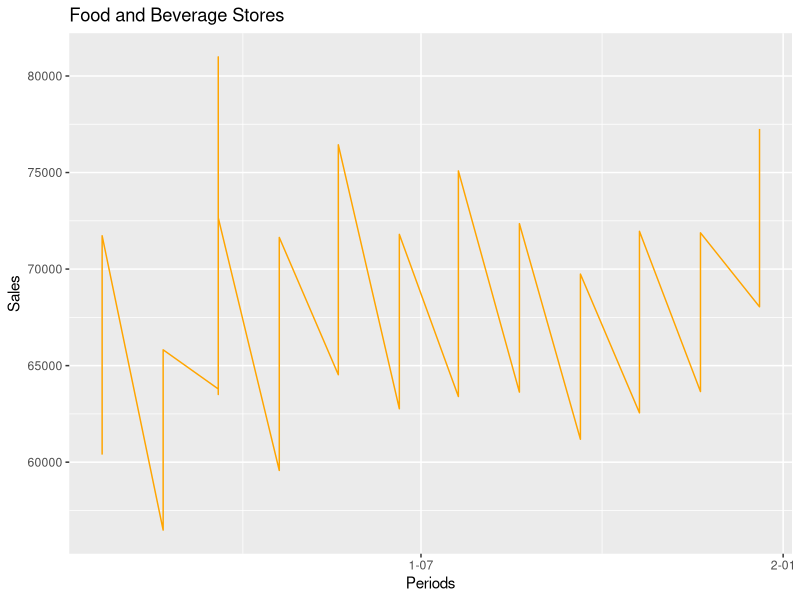
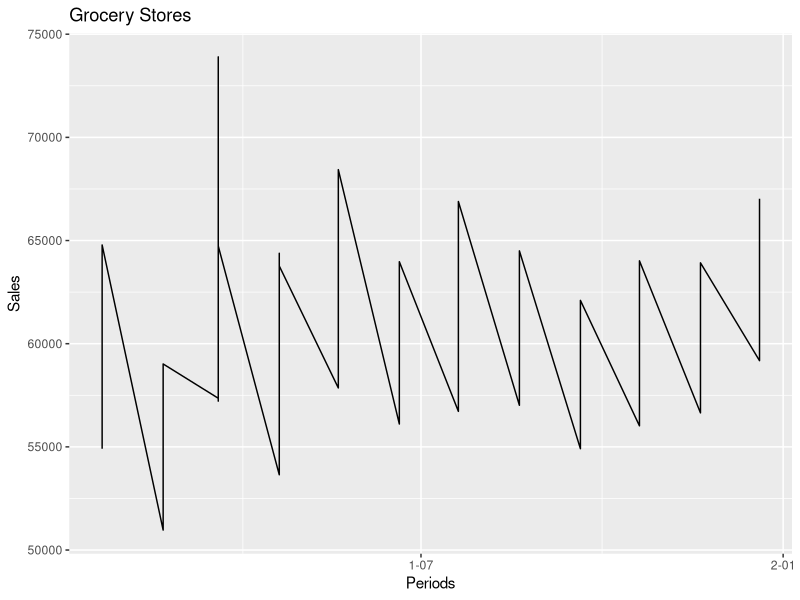
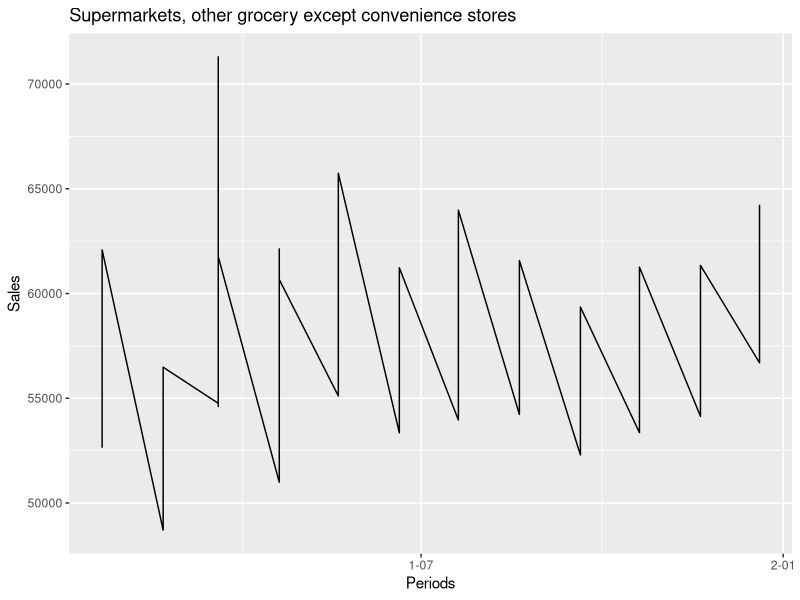
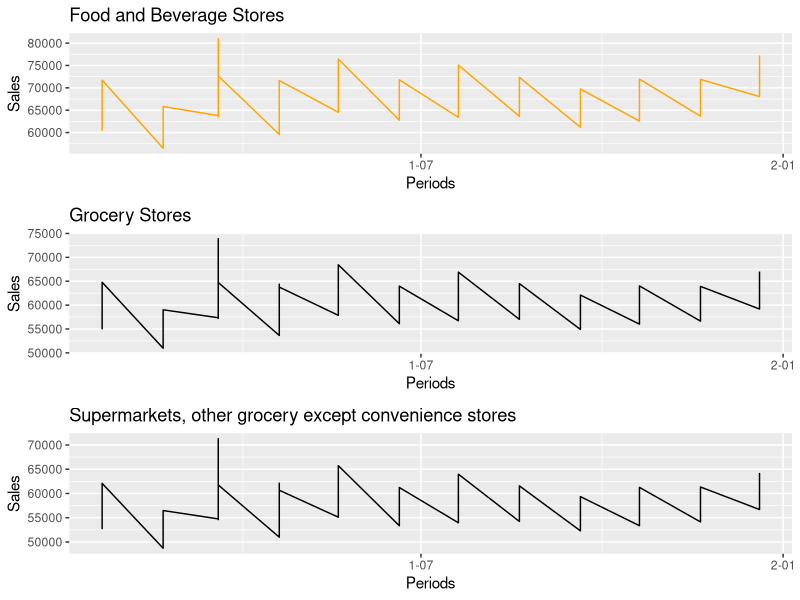
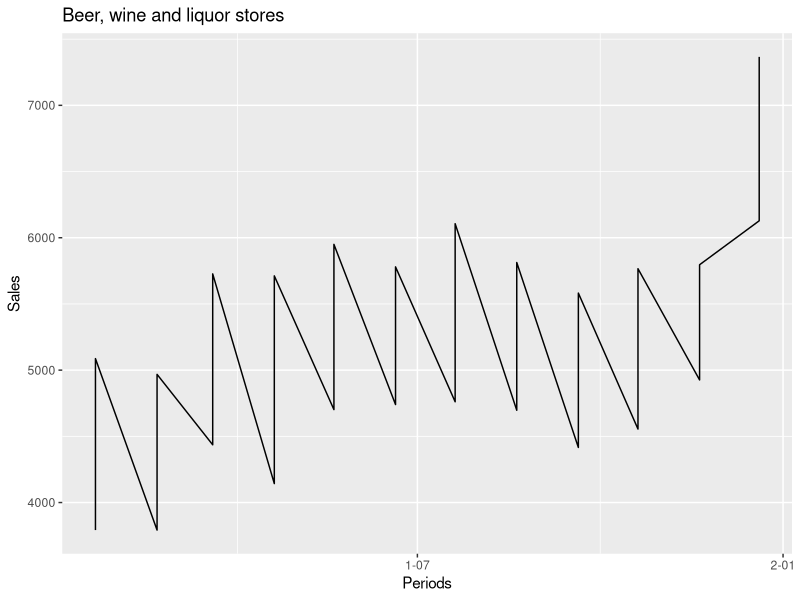
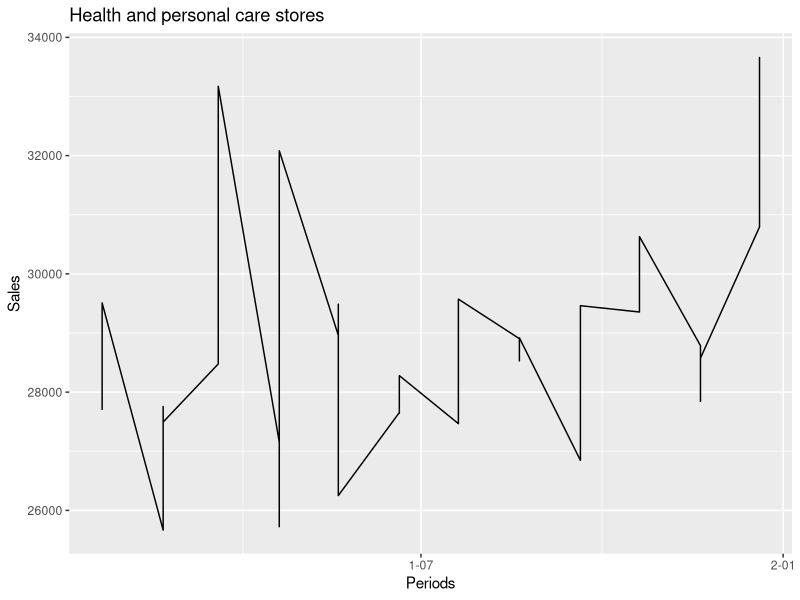
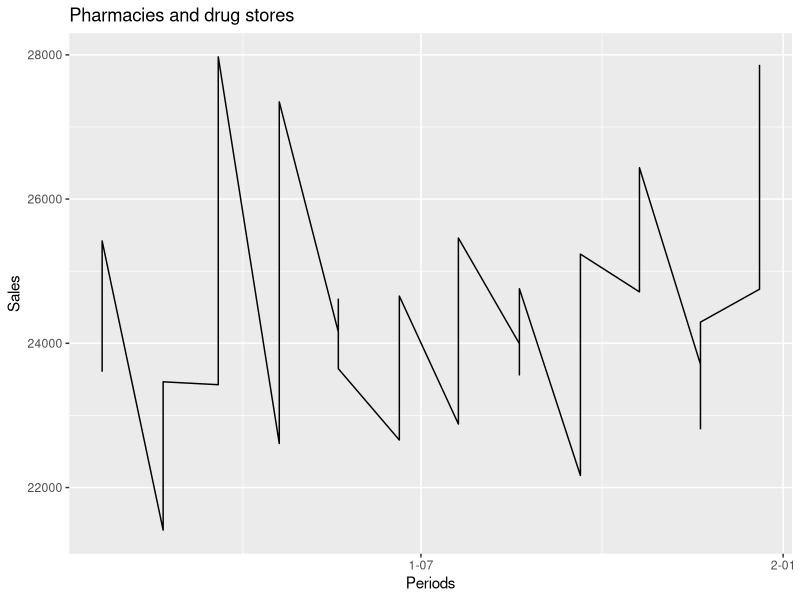
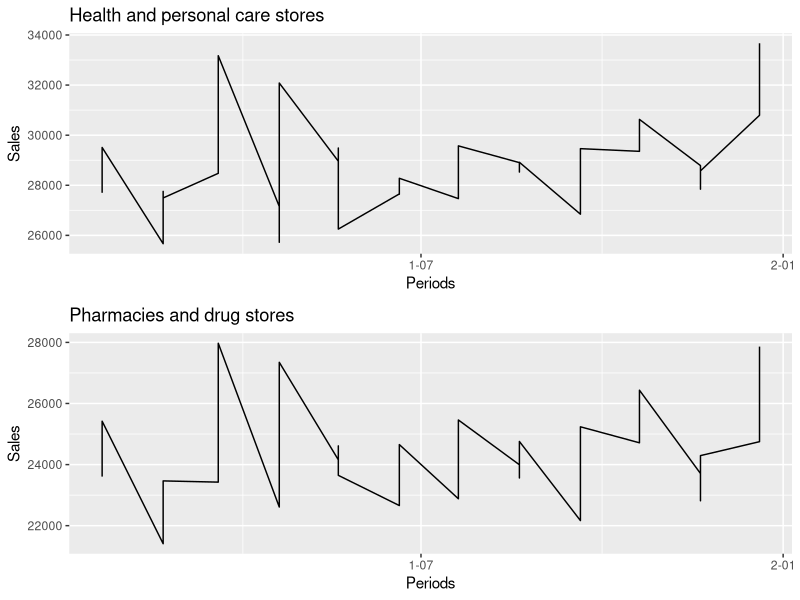

Reproduce these figures in R, in order. (Note: this script raises an error after producing the figures.)
##transposed the original dataset to arrange months as rows and different retail stores as columns
##Combined the data of 4 years from 2018-2020 present in different sheets to a single worksheet and converted it to .csv

setwd("C:\\Users\\my lenovo\\Desktop\\MSc Operations and Supply Chain Management\\Modules\\Dissertation\\datasets\\US Sales and Inventory Datasets")

df_sales <- read.csv("US_Sales_Final_Dataset.csv")
df_sales

library(ggplot2)
library(gridExtra)
library(scales)

##checking for any missing values
sum(is.na(df_sales))

##checking the structure of dataset
str(df_sales)

##since all data in the data-frame are characters, we convert all to integer in excel
library(dplyr)


##change date column from character to date format
library(lubridate)

df_sales$Months <- as.Date(df_sales$Months, "%Y-%m-%d")
df_sales$Months

##plotting the different columns against Months column using ggplot
p_food_beverage <- ggplot(df_sales, aes(x = Months, y = Food_and_beverage_stores)) +
  ylab("Sales") +
  xlab("Periods") +
  geom_line(color="Orange") + ggtitle("Food and Beverage Stores") +scale_x_date(labels = date_format("%Y-%m"), breaks = date_breaks("6 month"))
p_food_beverage

p_Grocery <- ggplot(df_sales, aes(x = Months, y = Grocery_stores)) +
  ylab("Sales") +
  xlab("Periods") +
  geom_line() + ggtitle("Grocery Stores") +scale_x_date(labels = date_format("%Y-%m"), breaks = date_breaks("6 month"))
p_Grocery

p_Supermarkets <- ggplot(df_sales, aes(x = Months, y = Supermarkets_and_other_grocery_except_convenience_stores)) +
  ylab("Sales") +
  xlab("Periods") +
  geom_line() +ggtitle("Supermarkets, other grocery except convenience stores")+scale_x_date(labels = date_format("%Y-%m"), breaks = date_breaks("6 month"))
p_Supermarkets

grid.arrange(p_food_beverage,p_Grocery,p_Supermarkets, nrow=3, ncol=1)

p_liquor <- ggplot(df_sales, aes(x = Months, y = Beer_wine_and_liquor_stores)) +
  ylab("Sales") +
  xlab("Periods") +
  geom_line() +ggtitle("Beer, wine and liquor stores")+scale_x_date(labels = date_format("%Y-%m"), breaks = date_breaks("6 month"))
p_liquor

p_personalCare <- ggplot(df_sales, aes(x = Months, y = Health_and_personal_care_stores)) +
  ylab("Sales") +
  xlab("Periods") +
  geom_line() +ggtitle("Health and personal care stores")+scale_x_date(labels = date_format("%Y-%m"), breaks = date_breaks("6 month"))
p_personalCare

p_pharmacy <- ggplot(df_sales, aes(x = Months, y = Pharmacies_and_drug_stores)) +
  ylab("Sales") +
  xlab("Periods") +
  geom_line() +ggtitle("Pharmacies and drug stores")+scale_x_date(labels = date_format("%Y-%m"), breaks = date_breaks("6 month"))
p_pharmacy  

grid.arrange(p_personalCare,p_pharmacy, nrow=2, ncol=1)


p_gas <- ggplot(df_sales, aes(x = Months, y = Gasoline_stations)) +
  ylab("Sales") +
  xlab("Periods") +
  geom_line() +ggtitle("Gasoline stations")+scale_x_date(labels = date_format("%Y-%m"), breaks = date_breaks("6 month"))
p_gas  

p_clothing <- ggplot(df_sales, aes(x = Months, y = Clothing_and_clothing_access_stores)) +
  ylab("Sales") +
  xlab("Periods") +
  geom_line() +ggtitle("Clothing and clothing access stores")+scale_x_date(labels = date_format("%Y-%m"), breaks = date_breaks("6 month"))
p_clothing


p_mensClothing <- ggplot(df_sales, aes(x = Months, y = Mens_clothing_stores)) +
  ylab("Sales") +
  xlab("Periods") +
  geom_line() +ggtitle("Men's clothing stores")+scale_x_date(labels = date_format("%Y-%m"), breaks = date_breaks("6 month"))
p_mensClothing

p_WomensClothing <- ggplot(df_sales, aes(x = Months, y = Womens_clothing_stores)) +
  ylab("Sales") +
  xlab("Periods") +
  geom_line() +ggtitle("Women's clothing stores")+scale_x_date(labels = date_format("%Y-%m"), breaks = date_breaks("6 month"))
p_WomensClothing


p_familyClothing <- ggplot(df_sales, aes(x = Months, y = Family_clothing_stores)) +
  ylab("Sales") +
  xlab("Periods") +
  geom_line() +ggtitle("Family clothing stores")+scale_x_date(labels = date_format("%Y-%m"), breaks = date_breaks("6 month"))
p_familyClothing

grid.arrange(p_clothing,p_mensClothing, p_WomensClothing, p_familyClothing, nrow=4, ncol=1)


p_shoes <- ggplot(df_sales, aes(x = Months, y = Shoe_stores)) +
  ylab("Sales") +
  xlab("Periods") +
  geom_line() +ggtitle("Shoe_stores")+scale_x_date(labels = date_format("%Y-%m"), breaks = date_breaks("6 month"))
p_shoes


p_jewellery <- ggplot(df_sales, aes(x = Months, y = Jewelry_stores)) +
  ylab("Sales") +
  xlab("Periods") +
  geom_line() +ggtitle("jewellery_stores")+scale_x_date(labels = date_format("%Y-%m"), breaks = date_breaks("6 month"))
p_jewellery


p_hobby <- ggplot(df_sales, aes(x = Months, y = Sporting_goods_hobby_musical_instrument_and_book_stores)) +
  ylab("Sales") +
  xlab("Periods") +
  geom_line() +ggtitle("Sporting goods. hobby, musical instrument and book-stores")
p_hobby

p_books <- ggplot(df_sales, aes(x = Months, y = Book_stores)) +
  ylab("Sales") +
  xlab("Periods") +
  geom_line() +ggtitle("Only Book-stores")+scale_x_date(labels = date_format("%Y-%m"), breaks = date_breaks("6 month"))
p_books


p_generalMerchandise <- ggplot(df_sales, aes(x = Months, y = General_merchandise_stores)) +
  ylab("Sales") +
  xlab("Periods") +
  geom_line() +ggtitle("General merchandise stores")+scale_x_date(labels = date_format("%Y-%m"), breaks = date_breaks("6 month"))
p_generalMerchandise


p_department <-ggplot(df_sales, aes(x = Months, y = Department_stores)) +
  ylab("Sales") +
  xlab("Periods") +
  geom_line() +ggtitle("Department stores")+scale_x_date(labels = date_format("%Y-%m"), breaks = date_breaks("6 month"))
p_department


p_nodiscountstore <-ggplot(df_sales, aes(x = Months, y = Department_stores_excluding_discount_department_stores)) +
  ylab("Sales") +
  xlab("Periods") +
  geom_line() +ggtitle("Department stores excluding discount department stores")+scale_x_date(labels = date_format("%Y-%m"), breaks = date_breaks("6 month"))
p_nodiscountstore


p_discountstore <-ggplot(df_sales, aes(x = Months, y = Discount_department_stores)) +
  ylab("Sales") +
  xlab("Periods") +
  geom_line() +ggtitle("Discount department stores")+scale_x_date(labels = date_format("%Y-%m"), breaks = date_breaks("6 month"))
p_discountstore

grid.arrange(p_generalMerchandise, p_department, p_nodiscountstore, p_discountstore, nrow=4, ncol=1)



##Trying for ARIMA model for food_beverage

library(forecast)
fit_food_beverage <- arima(df_sales$Food_and_beverage_stores, order = c(3,1,1))
fcast_food_beverage <- forecast(fit_food_beverage, h = 12)
fcast_food_beverage
autoplot(fcast_food_beverage)
summary(fcast_food_beverage)
##ARIMAX model for food_beverage with stringency index and death as exogenous variables
#fit_food_beverage_stringency <- auto.arima(df_sales$Food_and_beverage_stores, xreg = df_sales$Monthly_average_stringency_index)

fit_stringency <- arima(df_sales$Monthly_average_stringency_index, order = c(3,1,1))
fcast_stringency <- as.data.frame(forecast(fit_stringency, h=12)) #Vector containing next 12 values of monthly average stringency index
fcast_stringency
str(fcast_stringency)

fit_death<- arima(df_sales$Deaths_due_to_covid, order = c(3,1,1))
fcast_death <- as.data.frame(forecast(fit_death, h=12))
fcast_death
str(fcast_death)



# fcast_food_beverage_stringency <- forecast(fit_food_beverage_stringency, h=12, xreg = fcast_stringencyNext12)
# autoplot(fcast_food_beverage_stringency)
# 
# deathsNext12 <- forecast(df_sales$Deaths_due_to_covid, h=12)  #Vector containing next 12 values of deaths due to covid
# 
# ##ARIMA model for food_beverage taking stringency index and death columns as a matrix and using inside xreg
stringency_column <- matrix(df_sales$Monthly_average_stringency_index, ncol = 1)
death_column <- matrix(df_sales$Deaths_due_to_covid, ncol=1)
stringency_death_matrix<- cbind(stringency_column,death_column)
stringency_death_matrix
fit_food_beverage_stringency_death<- Arima(df_sales$Food_and_beverage_stores, order = c(3,1,1),xreg = stringency_death_matrix[,1:2])
fit_food_beverage_stringency_death


expected_stringency_death_matrix <- matrix(c(52.65205,52.32921,52.67195,52.99716,53.06499,53.05524,53.03324,53.02577,53.02516,53.02645,53.02711,53.02725,33912.09,47477.72,52481.98,49976.30,46019.15,44369.01,44967.76,46114.13,46648.36,46514.05,46184.40,46014.05), ncol = 2, nrow = 12)
expected_stringency_death_matrix
fcast_food_beverage_stringency_death<- forecast(fit_food_beverage_stringency_death, xreg = expected_stringency_death_matrix, h=12)
# summary(fit_food_beverage_stringency_death)
# coeftest(fit_food_beverage_stringency_death)


plot(fcast_food_beverage_stringency_death)

#n<- nrow(df_sales)
#train_indices <- 1:round(0.85 * n) #get train indices
train <- df_sales[1:36,] #split test data based on row numbers
train
#test_indices <- (round(0.6 * n) + 1):n #get test indices
test <- df_sales[37:40,] #split test data based on row numbers
test

# make arima model based on train data and validate with test data
fit_train<- Arima(train$Food_and_beverage_stores, order = c(3,12,1), xreg = stringency_death_matrix[1:36,1:2])
fcast_test <- forecast(fit_train, xreg = stringency_death_matrix[37:40,1:2], h = 4)
fcast_test
autoplot(fcast_test)
summary(fcast_test)


## ADF test to check for stationarity
adf.test(df_sales$Food_and_beverage_stores)
## from the ADF test, the p-value = 0.4593 > 0.05 means that we fail to reject the null hypothesis. That  means the data is NOT stationary.


##now to convert the varuable into stationary, we can try to convert it to log / 1st difference / 2nd difference
#convert to log
ln_food_beverage <- log(df_sales$Food_and_beverage_stores)
ln_food_beverage
adf.test(ln_food_beverage)
# here, p = 0.4257 > 0.05, therefore not stationary

#Checking first difference
d1_food_beverage <- diff(ln_food_beverage)
d1_food_beverage
adf.test(d1_food_beverage)
#here, p= 0.01 < 0.05, so we reject the null hypothesis and the series is stationary.
plot(d1_food_beverage, type = "l")
#Performing ARIMA on this stationary variable
fit_d1_food_beverage <- auto.arima(d1_food_beverage)
fcast_d1_food_beverage <- forecast(fit_d1_food_beverage, h = 12)
fcast_d1_food_beverage
autoplot(fcast_d1_food_beverage)
summary(fcast_d1_food_beverage)


#Checking first difference for rest of the columns and doing ARIMA


d1_grocery <- diff(log(df_sales$Grocery_stores))
d1_grocery
adf.test(d1_grocery)
plot(d1_grocery, type = "l")
fit_d1_grocery <- auto.arima(d1_grocery)
fcast_d1_grocery <- forecast(fit_d1_grocery, h = 12)
fcast_d1_grocery
autoplot(fcast_d1_grocery)
summary(fcast_d1_grocery)

d1_supermarkets <- diff(log(df_sales$Supermarkets_and_other_grocery_except_convenience_stores))
adf.test(d1_supermarkets)
plot(d1_supermarkets, type = "l")
fit_d1_supermarkets <- auto.arima(d1_supermarkets)
fcast_d1_supermarkets <- forecast(fit_d1_supermarkets, h = 12)
fcast_d1_supermarkets
autoplot(fcast_d1_supermarkets)
summary(fcast_d1_supermarkets)


d1_gas<- diff(log(df_sales$Gasoline_stations))
adf.test(d1_gas)



##try ADF, KPSS and BOX test across all variables and print output in a data-frame
names(df_sales[2:20])
multi_stat_tests<- function(df_sales){
  p <- ncol(df_sales)
  df_multi <- data.frame(var = names(df_sales),
                         # box.pvalue=sapply(df_sales, function(v) Box.test(ts(v),lag=20,type="Ljung-Box")$p.value),
                         # kpss.pvalue=sapply(df_sales, function(v) kpss.test(ts(v))$p.value),
                         adf.pvalue=sapply(df_sales, function(v) adf.test(ts(diff(log(v))),alternative = "stationary")$p.value)
  )
  # df_multi$box <- df_multi$box.pvalue < 0.05
  # df_multi$kpss <- df_multi$kpss.pvalue > 0.05
  df_multi$adf <- df_multi$adf.pvalue < 0.05
  row.names(df_multi) <- c()
  df_multi
}

multi_stat_tests(df_sales[2:20])
####



